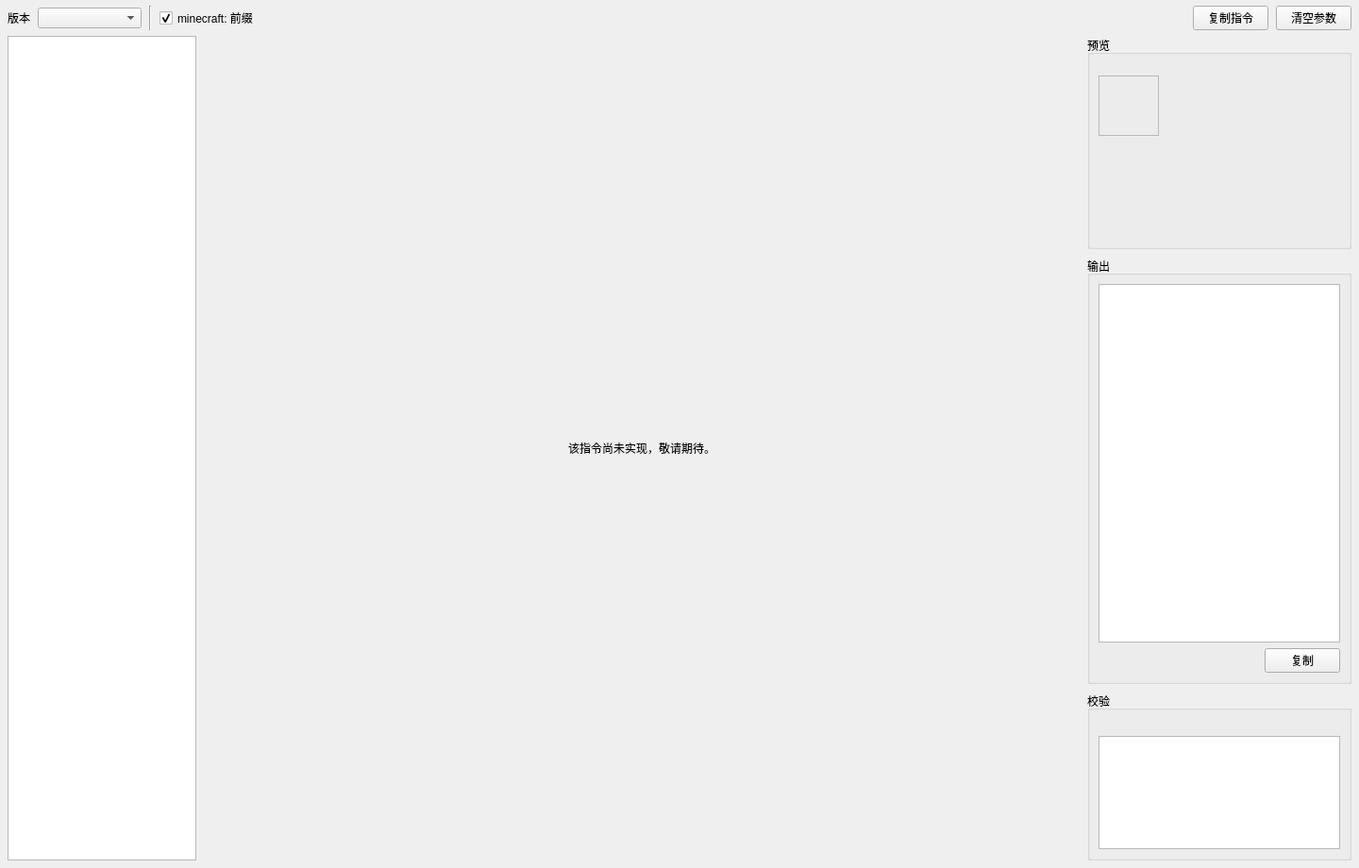
<?xml version="1.0" encoding="UTF-8"?>
<ui version="4.0">
 <class>commandGenerator</class>
 <widget class="QWidget" name="commandGenerator">
  <property name="geometry">
   <rect>
    <x>0</x>
    <y>0</y>
    <width>1440</width>
    <height>920</height>
   </rect>
  </property>
  <property name="windowTitle">
   <string>指令生成器</string>
  </property>
  <layout class="QVBoxLayout" name="rootLayout">
   <property name="spacing">
    <number>6</number>
   </property>
   <property name="leftMargin">
    <number>8</number>
   </property>
   <property name="topMargin">
    <number>6</number>
   </property>
   <property name="rightMargin">
    <number>8</number>
   </property>
   <property name="bottomMargin">
    <number>8</number>
   </property>
   <item>
    <layout class="QHBoxLayout" name="topBar">
     <property name="spacing">
      <number>8</number>
     </property>
     <item>
      <widget class="QLabel" name="versionLabel">
       <property name="text">
        <string>版本</string>
       </property>
      </widget>
     </item>
     <item>
      <widget class="QComboBox" name="versionCombo">
       <property name="minimumSize">
        <size>
         <width>110</width>
         <height>0</height>
        </size>
       </property>
      </widget>
     </item>
     <item>
      <widget class="Line" name="topSep1">
       <property name="orientation">
        <enum>Qt::Orientation::Vertical</enum>
       </property>
      </widget>
     </item>
     <item>
      <widget class="QCheckBox" name="nsPrefixCheck">
       <property name="text">
        <string>minecraft: 前缀</string>
       </property>
       <property name="checked">
        <bool>true</bool>
       </property>
      </widget>
     </item>
     <item>
      <spacer name="topSpacer">
       <property name="orientation">
        <enum>Qt::Orientation::Horizontal</enum>
       </property>
       <property name="sizeHint" stdset="0">
        <size>
         <width>40</width>
         <height>20</height>
        </size>
       </property>
      </spacer>
     </item>
     <item>
      <widget class="QPushButton" name="copyBtn">
       <property name="text">
        <string>复制指令</string>
       </property>
      </widget>
     </item>
     <item>
      <widget class="QPushButton" name="clearBtn">
       <property name="text">
        <string>清空参数</string>
       </property>
      </widget>
     </item>
    </layout>
   </item>
   <item>
    <layout class="QHBoxLayout" name="bodyLayout">
     <property name="spacing">
      <number>8</number>
     </property>
     <item>
      <widget class="QTreeWidget" name="cmdTree">
       <property name="minimumSize">
        <size>
         <width>180</width>
         <height>0</height>
        </size>
       </property>
       <property name="maximumSize">
        <size>
         <width>200</width>
         <height>16777215</height>
        </size>
       </property>
       <property name="headerHidden">
        <bool>true</bool>
       </property>
       <column>
        <property name="text">
         <string>指令</string>
        </property>
       </column>
      </widget>
     </item>
     <item>
      <widget class="QStackedWidget" name="centerStack">
       <property name="sizePolicy">
        <sizepolicy hsizetype="Expanding" vsizetype="Preferred">
         <horstretch>1</horstretch>
         <verstretch>0</verstretch>
        </sizepolicy>
       </property>
       <property name="currentIndex">
        <number>0</number>
       </property>
       <widget class="QWidget" name="pageUnsupported">
        <layout class="QVBoxLayout" name="unsupportedLayout">
         <item>
          <widget class="QLabel" name="unsupportedLabel">
           <property name="text">
            <string>该指令尚未实现，敬请期待。</string>
           </property>
           <property name="alignment">
            <set>Qt::AlignmentFlag::AlignCenter</set>
           </property>
          </widget>
         </item>
        </layout>
       </widget>
       <widget class="QWidget" name="pageGeneric">
        <layout class="QVBoxLayout" name="genericLayout">
         <property name="spacing">
          <number>6</number>
         </property>
         <property name="leftMargin">
          <number>0</number>
         </property>
         <property name="topMargin">
          <number>0</number>
         </property>
         <property name="rightMargin">
          <number>0</number>
         </property>
         <property name="bottomMargin">
          <number>0</number>
         </property>
         <item>
          <widget class="QScrollArea" name="genericScroll">
           <property name="widgetResizable">
            <bool>true</bool>
           </property>
           <widget class="QWidget" name="genericHost">
            <property name="geometry">
             <rect>
              <x>0</x>
              <y>0</y>
              <width>900</width>
              <height>700</height>
             </rect>
            </property>
            <layout class="QVBoxLayout" name="genericHostLayout">
             <property name="spacing">
              <number>8</number>
             </property>
             <item>
              <widget class="QLabel" name="genericTitle">
               <property name="text">
                <string/>
               </property>
               <property name="font">
                <font>
                 <bold>true</bold>
                </font>
               </property>
              </widget>
             </item>
             <item>
              <widget class="QWidget" name="genericFormHost" native="true">
               <layout class="QVBoxLayout" name="genericFormHostLayout">
                <property name="leftMargin">
                 <number>0</number>
                </property>
                <property name="topMargin">
                 <number>0</number>
                </property>
                <property name="rightMargin">
                 <number>0</number>
                </property>
                <property name="bottomMargin">
                 <number>0</number>
                </property>
               </layout>
              </widget>
             </item>
             <item>
              <spacer name="genericSpacer">
               <property name="orientation">
                <enum>Qt::Orientation::Vertical</enum>
               </property>
               <property name="sizeHint" stdset="0">
                <size>
                 <width>20</width>
                 <height>40</height>
                </size>
               </property>
              </spacer>
             </item>
            </layout>
           </widget>
          </widget>
         </item>
        </layout>
       </widget>
       <widget class="QWidget" name="pageGive">
        <layout class="QVBoxLayout" name="giveLayout">
         <property name="spacing">
          <number>6</number>
         </property>
         <property name="leftMargin">
          <number>0</number>
         </property>
         <property name="topMargin">
          <number>0</number>
         </property>
         <property name="rightMargin">
          <number>0</number>
         </property>
         <property name="bottomMargin">
          <number>0</number>
         </property>
         <item>
          <widget class="QScrollArea" name="giveScroll">
           <property name="widgetResizable">
            <bool>true</bool>
           </property>
           <widget class="QWidget" name="giveContent">
            <layout class="QVBoxLayout" name="giveContentLayout">
             <property name="spacing">
              <number>8</number>
             </property>
             <item>
              <widget class="QGroupBox" name="giveBaseBox">
               <property name="title">
                <string>基础参数</string>
               </property>
               <layout class="QGridLayout" name="giveBaseGrid">
                <item row="0" column="0">
                 <widget class="QLabel" name="giveTargetLabel">
                  <property name="text">
                   <string>目标</string>
                  </property>
                 </widget>
                </item>
                <item row="0" column="1">
                 <widget class="QComboBox" name="giveTargetCombo">
                  <property name="editable">
                   <bool>true</bool>
                  </property>
                  <property name="minimumSize">
                   <size>
                    <width>260</width>
                    <height>0</height>
                   </size>
                  </property>
                 </widget>
                </item>
                <item row="0" column="2">
                 <widget class="QPushButton" name="giveTargetBuilderBtn">
                  <property name="text">
                   <string>选择器…</string>
                  </property>
                 </widget>
                </item>
                <item row="0" column="3">
                 <widget class="QLabel" name="giveCountLabel">
                  <property name="text">
                   <string>数量</string>
                  </property>
                  <property name="alignment">
                   <set>Qt::AlignmentFlag::AlignRight|Qt::AlignmentFlag::AlignTrailing|Qt::AlignmentFlag::AlignVCenter</set>
                  </property>
                 </widget>
                </item>
                <item row="0" column="4">
                 <widget class="QSpinBox" name="giveCountSpin">
                  <property name="minimum">
                   <number>1</number>
                  </property>
                  <property name="maximum">
                   <number>6400</number>
                  </property>
                  <property name="value">
                   <number>1</number>
                  </property>
                 </widget>
                </item>
                <item row="1" column="0">
                 <widget class="QLabel" name="giveItemLabel">
                  <property name="text">
                   <string>物品</string>
                  </property>
                 </widget>
                </item>
                <item row="1" column="1">
                 <widget class="QComboBox" name="giveItemCombo">
                  <property name="editable">
                   <bool>true</bool>
                  </property>
                 </widget>
                </item>
                <item row="1" column="2">
                 <widget class="QPushButton" name="giveItemPickBtn">
                  <property name="text">
                   <string>选择物品…</string>
                  </property>
                 </widget>
                </item>
                <item row="1" column="3" colspan="2">
                 <widget class="QLabel" name="giveItemHint">
                  <property name="text">
                   <string>可直接输入 id，或用「选择物品」按中文名搜索</string>
                  </property>
                 </widget>
                </item>
               </layout>
              </widget>
             </item>
             <item>
              <widget class="QGroupBox" name="giveCompBox">
               <property name="sizePolicy">
                <sizepolicy hsizetype="Preferred" vsizetype="Expanding">
                 <horstretch>0</horstretch>
                 <verstretch>1</verstretch>
                </sizepolicy>
               </property>
               <property name="title">
                <string>数据组件</string>
               </property>
               <layout class="QVBoxLayout" name="giveCompLayout">
                <property name="spacing">
                 <number>6</number>
                </property>
                <item>
                 <layout class="QHBoxLayout" name="giveCompAddRow">
                  <item>
                   <widget class="QLabel" name="giveCompAddLabel">
                    <property name="text">
                     <string>添加组件</string>
                    </property>
                   </widget>
                  </item>
                  <item>
                   <widget class="QComboBox" name="giveCompCombo">
                    <property name="minimumSize">
                     <size>
                      <width>300</width>
                      <height>0</height>
                     </size>
                    </property>
                   </widget>
                  </item>
                  <item>
                   <widget class="QPushButton" name="giveCompAddBtn">
                    <property name="text">
                     <string>添加</string>
                    </property>
                   </widget>
                  </item>
                  <item>
                   <spacer name="giveCompAddSpacer">
                    <property name="orientation">
                     <enum>Qt::Orientation::Horizontal</enum>
                    </property>
                    <property name="sizeHint" stdset="0">
                     <size>
                      <width>40</width>
                      <height>20</height>
                     </size>
                    </property>
                   </spacer>
                  </item>
                 </layout>
                </item>
                <item>
                 <widget class="QScrollArea" name="giveCompScroll">
                  <property name="minimumSize">
                   <size>
                    <width>0</width>
                    <height>240</height>
                   </size>
                  </property>
                  <property name="widgetResizable">
                   <bool>true</bool>
                  </property>
                  <widget class="QWidget" name="giveCompHost">
                   <property name="geometry">
                    <rect>
                     <x>0</x>
                     <y>0</y>
                     <width>860</width>
                     <height>236</height>
                    </rect>
                   </property>
                   <layout class="QVBoxLayout" name="giveCompHostLayout">
                    <property name="spacing">
                     <number>6</number>
                    </property>
                    <item>
                     <spacer name="giveCompHostSpacer">
                      <property name="orientation">
                       <enum>Qt::Orientation::Vertical</enum>
                      </property>
                      <property name="sizeHint" stdset="0">
                       <size>
                        <width>20</width>
                        <height>40</height>
                       </size>
                      </property>
                     </spacer>
                    </item>
                   </layout>
                  </widget>
                 </widget>
                </item>
               </layout>
              </widget>
             </item>
            </layout>
           </widget>
          </widget>
         </item>
        </layout>
       </widget>
      </widget>
     </item>
     <item>
      <widget class="QWidget" name="rightCol">
       <property name="minimumSize">
        <size>
         <width>250</width>
         <height>0</height>
        </size>
       </property>
       <property name="maximumSize">
        <size>
         <width>290</width>
         <height>16777215</height>
        </size>
       </property>
       <layout class="QVBoxLayout" name="rightLayout">
        <property name="spacing">
         <number>8</number>
        </property>
        <property name="leftMargin">
         <number>0</number>
        </property>
        <property name="topMargin">
         <number>0</number>
        </property>
        <property name="rightMargin">
         <number>0</number>
        </property>
        <property name="bottomMargin">
         <number>0</number>
        </property>
        <item>
         <widget class="QGroupBox" name="previewBox">
          <property name="sizePolicy">
           <sizepolicy hsizetype="Preferred" vsizetype="Expanding">
            <horstretch>0</horstretch>
            <verstretch>1</verstretch>
           </sizepolicy>
          </property>
          <property name="title">
           <string>预览</string>
          </property>
          <layout class="QVBoxLayout" name="previewLayout">
           <property name="spacing">
            <number>6</number>
           </property>
           <item>
            <layout class="QHBoxLayout" name="previewTopRow">
             <item>
              <widget class="QLabel" name="previewIcon">
               <property name="minimumSize">
                <size>
                 <width>64</width>
                 <height>64</height>
                </size>
               </property>
               <property name="maximumSize">
                <size>
                 <width>64</width>
                 <height>64</height>
                </size>
               </property>
               <property name="frameShape">
                <enum>QFrame::Shape::StyledPanel</enum>
               </property>
               <property name="text">
                <string/>
               </property>
               <property name="alignment">
                <set>Qt::AlignmentFlag::AlignCenter</set>
               </property>
              </widget>
             </item>
             <item>
              <layout class="QVBoxLayout" name="previewTextCol">
               <property name="spacing">
                <number>2</number>
               </property>
               <item>
                <widget class="QLabel" name="previewName">
                 <property name="text">
                  <string/>
                 </property>
                 <property name="font">
                  <font>
                   <bold>true</bold>
                  </font>
                 </property>
                 <property name="wordWrap">
                  <bool>true</bool>
                 </property>
                </widget>
               </item>
               <item>
                <widget class="QLabel" name="previewSub">
                 <property name="text">
                  <string/>
                 </property>
                 <property name="wordWrap">
                  <bool>true</bool>
                 </property>
                </widget>
               </item>
              </layout>
             </item>
            </layout>
           </item>
           <item>
            <widget class="QLabel" name="previewEnch">
             <property name="text">
              <string/>
             </property>
             <property name="wordWrap">
              <bool>true</bool>
             </property>
             <property name="alignment">
              <set>Qt::AlignmentFlag::AlignLeading|Qt::AlignmentFlag::AlignLeft|Qt::AlignmentFlag::AlignTop</set>
             </property>
            </widget>
           </item>
          </layout>
         </widget>
        </item>
        <item>
         <widget class="QGroupBox" name="outputBox">
          <property name="sizePolicy">
           <sizepolicy hsizetype="Preferred" vsizetype="Expanding">
            <horstretch>0</horstretch>
            <verstretch>2</verstretch>
           </sizepolicy>
          </property>
          <property name="title">
           <string>输出</string>
          </property>
          <layout class="QVBoxLayout" name="outputLayout">
           <property name="spacing">
            <number>6</number>
           </property>
           <item>
            <widget class="QPlainTextEdit" name="outputEdit">
             <property name="minimumSize">
              <size>
               <width>0</width>
               <height>100</height>
              </size>
             </property>
             <property name="readOnly">
              <bool>true</bool>
             </property>
            </widget>
           </item>
           <item>
            <layout class="QHBoxLayout" name="outputBtnRow">
             <item>
              <widget class="QLabel" name="outputLenLabel">
               <property name="text">
                <string/>
               </property>
              </widget>
             </item>
             <item>
              <spacer name="outputSpacer">
               <property name="orientation">
                <enum>Qt::Orientation::Horizontal</enum>
               </property>
               <property name="sizeHint" stdset="0">
                <size>
                 <width>40</width>
                 <height>20</height>
                </size>
               </property>
              </spacer>
             </item>
             <item>
              <widget class="QPushButton" name="outputCopyBtn">
               <property name="text">
                <string>复制</string>
               </property>
              </widget>
             </item>
            </layout>
           </item>
          </layout>
         </widget>
        </item>
        <item>
         <widget class="QGroupBox" name="checkBox">
          <property name="sizePolicy">
           <sizepolicy hsizetype="Preferred" vsizetype="Maximum">
            <horstretch>0</horstretch>
            <verstretch>0</verstretch>
           </sizepolicy>
          </property>
          <property name="title">
           <string>校验</string>
          </property>
          <layout class="QVBoxLayout" name="checkLayout">
           <property name="spacing">
            <number>4</number>
           </property>
           <item>
            <widget class="QLabel" name="checkTitleLabel">
             <property name="text">
              <string/>
             </property>
             <property name="wordWrap">
              <bool>true</bool>
             </property>
            </widget>
           </item>
           <item>
            <widget class="QListWidget" name="checkList">
             <property name="minimumSize">
              <size>
               <width>0</width>
               <height>70</height>
              </size>
             </property>
             <property name="maximumSize">
              <size>
               <width>16777215</width>
               <height>120</height>
              </size>
             </property>
             <property name="selectionMode">
              <enum>QAbstractItemView::SelectionMode::NoSelection</enum>
             </property>
            </widget>
           </item>
          </layout>
         </widget>
        </item>
       </layout>
      </widget>
     </item>
    </layout>
   </item>
  </layout>
 </widget>
 <resources/>
 <connections/>
</ui>
